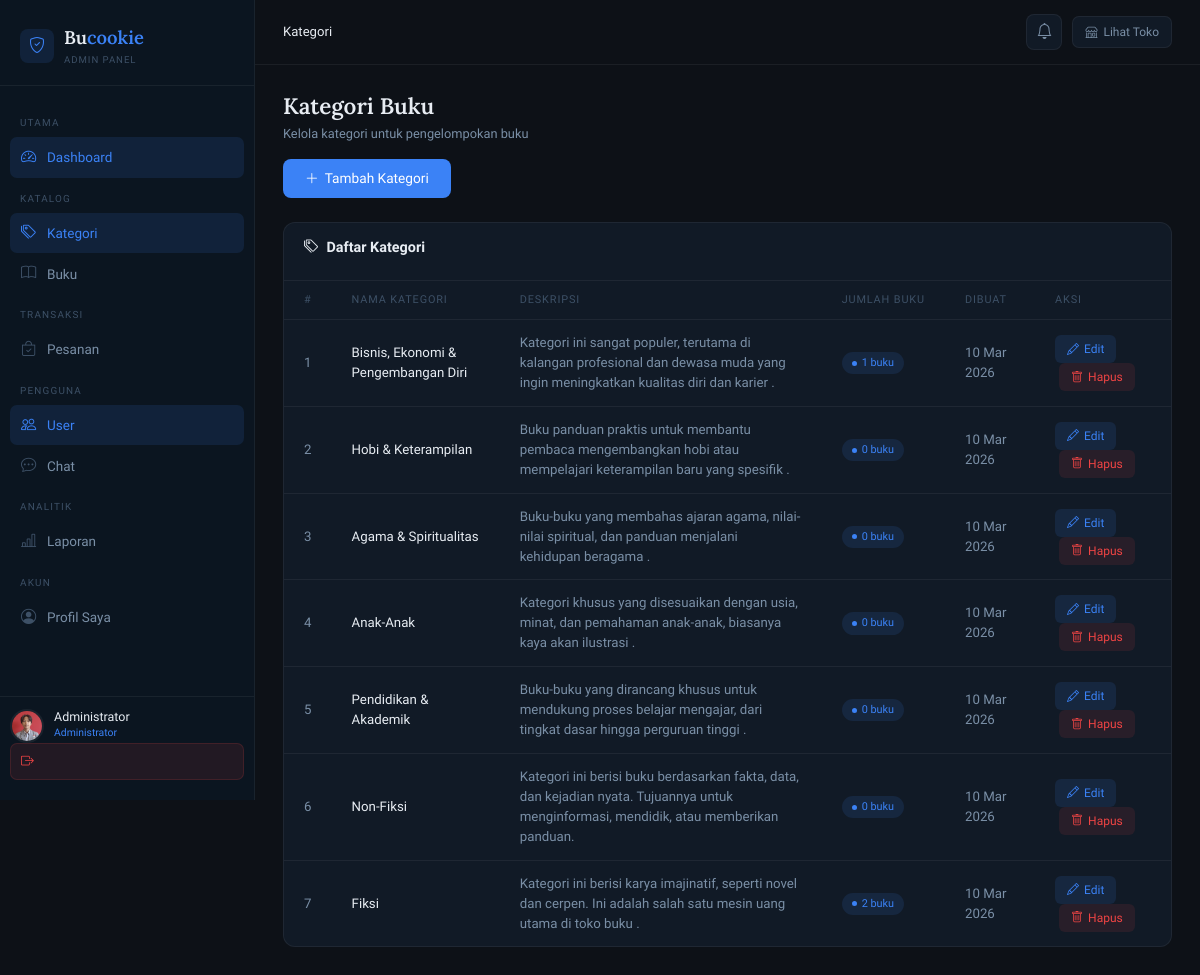
/admin/categories/index.php (signed in), run on the app's committed database.
### tables this page shows
CREATE TABLE `categories` (
  `id` int(11) NOT NULL,
  `name` varchar(100) NOT NULL,
  `description` text DEFAULT NULL,
  `created_at` timestamp NOT NULL DEFAULT current_timestamp()
);

### admin/categories/index.php (the view, shortened to what this page needs)
<?php
require_once __DIR__ . '/../../admin/includes/header.php';
$categories = $conn->query("
    SELECT c.*, COUNT(b.id) AS total_books
    FROM categories c
    LEFT JOIN books b ON b.category_id = c.id
    GROUP BY c.id
    ORDER BY c.created_at DESC
");
?>
<div class="page-header">
    <div>
        <h1>Kategori Buku</h1>
        <p>Kelola kategori untuk pengelompokan buku</p>
    </div>
    <a href="<?= BASE_URL ?>admin/categories/add.php" class="btn-save" style="text-decoration:none;display:inline-flex;align-items:center;gap:6px">
        <i class="bi bi-plus-lg"></i> Tambah Kategori
    </a>
</div>
<div class="table-card">
    <div class="table-card-header">
        <h2><i class="bi bi-tags me-2"></i>Daftar Kategori</h2>
    </div>
    <div class="table-responsive">
        <?php if ($categories->num_rows === 0): ?>
        <div class="empty-state">
            <i class="bi bi-tags"></i>
            <p>Belum ada kategori. <a href="<?= BASE_URL ?>admin/categories/add.php" style="color:var(--accent)">Tambah sekarang</a></p>
        </div>
        <?php else: ?>
        <table>
            <thead>
                <tr>
                    <th>#</th>
                    <th>Nama Kategori</th>
                    <th>Deskripsi</th>
                    <th>Jumlah Buku</th>
                    <th>Dibuat</th>
                    <th>Aksi</th>
                </tr>
            </thead>
            <tbody>
                <?php $no = 1; while ($cat = $categories->fetch_assoc()): ?>
                <tr>
                    <td><?= $no++ ?></td>
                    <td class="td-bold"><?= htmlspecialchars($cat['name']) ?></td>
                    <td><?= $cat['description'] ? htmlspecialchars($cat['description']) : '<span style="color:var(--text-muted)">-</span>' ?></td>
                    <td><span class="badge-status badge-processing"><?= $cat['total_books'] ?> buku</span></td>
                    <td><?= date('d M Y', strtotime($cat['created_at'])) ?></td>
                    <td>
                        <a href="<?= BASE_URL ?>admin/categories/edit.php?id=<?= $cat['id'] ?>" class="btn-action btn-edit">
                            <i class="bi bi-pencil"></i> Edit
                        </a>
                        <a href="<?= BASE_URL ?>admin/categories/delete.php?id=<?= $cat['id'] ?>"
                           class="btn-action btn-delete ms-1"
                           onclick="return confirm('Hapus kategori <?= addslashes($cat['name']) ?>?')">
                            <i class="bi bi-trash"></i> Hapus
                        </a>
                    </td>
                </tr>
                <?php endwhile; ?>
            </tbody>
        </table>
        <?php endif; ?>
    </div>
</div>
<?php require_once __DIR__ . '/../../admin/includes/footer.php'; ?>

### admin/includes/header.php (style rules this page uses)
:root { --bg-base: #0d1117; --bg-sidebar: #0b1520; --bg-card: #111a26; --bg-card-hover: #152030; --border: rgba(255,255,255,0.06); --accent: #3b82f6; --accent-soft: rgba(59,130,246,0.12); --accent-glow: rgba(59,130,246,0.2); --danger: #ef4444; --danger-soft: rgba(239,68,68,0.1); --success: #22c55e; --success-soft: rgba(34,197,94,0.1); --warning: #f59e0b; --warning-soft: rgba(245,158,11,0.1); --text-primary: #e8edf3; --text-secondary:#7a8fa6; --text-muted: #3d5066; --sidebar-w: 255px; }
* { box-sizing: border-box; margin: 0; padding: 0; }
body { font-family: 'Sora', sans-serif; background: var(--bg-base); color: var(--text-primary); min-height: 100vh; display: flex; overflow-x: hidden; }
.page-header { margin-bottom: 24px; }
.page-header h1 { font-family: 'Lora', serif; font-size: 1.4rem; font-weight: 600; color: var(--text-primary); margin-bottom: 4px; }
.page-header p { font-size: 0.8rem; color: var(--text-secondary); }
.table-card { background: var(--bg-card); border: 1px solid var(--border); border-radius: 12px; overflow: hidden; margin-bottom: 24px; }
.table-card-header { padding: 16px 20px; border-bottom: 1px solid var(--border); display: flex; align-items: center; justify-content: space-between; }
.table-card-header h2 { font-size: 0.9rem; font-weight: 600; color: var(--text-primary); }
.table-responsive { overflow-x: auto; }
table { width: 100%; border-collapse: collapse; }
thead th { padding: 11px 20px; font-size: 0.68rem; text-transform: uppercase; letter-spacing: 0.08em; color: var(--text-muted); border-bottom: 1px solid var(--border); white-space: nowrap; font-weight: 500; }
tbody td { padding: 13px 20px; font-size: 0.83rem; color: var(--text-secondary); border-bottom: 1px solid var(--border); vertical-align: middle; }
tbody tr:last-child td { border-bottom: none; }
.td-bold { color: var(--text-primary); font-weight: 500; }
.badge-status { display: inline-flex; align-items: center; gap: 5px; padding: 3px 10px; border-radius: 999px; font-size: 0.68rem; font-weight: 500; }
.badge-status::before { content: ''; width: 5px; height: 5px; border-radius: 50%; background: currentColor; }
.badge-processing { background: var(--accent-soft); color: var(--accent); }
.btn-action { display: inline-flex; align-items: center; gap: 5px; padding: 5px 12px; border-radius: 6px; font-family: 'Sora', sans-serif; font-size: 0.75rem; font-weight: 500; text-decoration: none; border: none; cursor: pointer; transition: all .2s; }
.btn-edit { background: var(--accent-soft); color: var(--accent); }
.btn-delete { background: var(--danger-soft); color: var(--danger); }
.btn-save { display: inline-flex; align-items: center; gap: 7px; padding: 9px 22px; background: var(--accent); color: #fff; border: none; border-radius: 8px; font-family: 'Sora', sans-serif; font-size: 0.855rem; font-weight: 500; cursor: pointer; transition: all .2s; }

### data on the page
categories: name "Bisnis, Ekonomi & Pengembangan Diri", description "Kategori ini sangat populer, terutama di kalangan profesional dan dewasa muda yang ingin meningkatkan kualitas diri dan karier .", total_books "1", created_at "10 Mar 2026"
categories: name "Hobi & Keterampilan", description "Buku panduan praktis untuk membantu pembaca mengembangkan hobi atau mempelajari keterampilan baru yang spesifik .", total_books "0", created_at "10 Mar 2026"
categories: name "Agama & Spiritualitas", description "Buku-buku yang membahas ajaran agama, nilai-nilai spiritual, dan panduan menjalani kehidupan beragama .", total_books "0", created_at "10 Mar 2026"
categories: name "Anak-Anak", description "Kategori khusus yang disesuaikan dengan usia, minat, dan pemahaman anak-anak, biasanya kaya akan ilustrasi .", total_books "0", created_at "10 Mar 2026"
categories: name "Pendidikan & Akademik", description "Buku-buku yang dirancang khusus untuk mendukung proses belajar mengajar, dari tingkat dasar hingga perguruan tinggi .", total_books "0", created_at "10 Mar 2026"
categories: name "Non-Fiksi", description "Kategori ini berisi buku berdasarkan fakta, data, dan kejadian nyata. Tujuannya untuk menginformasi, mendidik, atau memberikan panduan.", total_books "0", created_at "10 Mar 2026"
categories: name "Fiksi", description "Kategori ini berisi karya imajinatif, seperti novel dan cerpen. Ini adalah salah satu mesin uang utama di toko buku .", total_books "2", created_at "10 Mar 2026"

### other printed values
$_SESSION['user_name'] "Administrator"
$page_title "Kategori"
